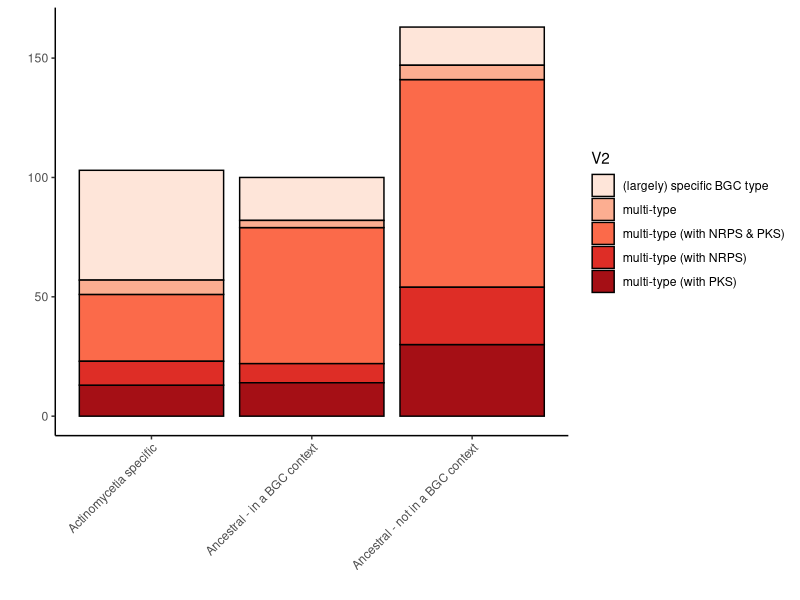

Here is the R script that generated this plot:
library(ggplot2)

dat <- read.table("Overview_of_BGCOG_Conservation_and_Type.txt", header=F, sep='\t')

png("Barplot.png", height=6, width=7, units='in', res=600)
ggplot(dat, aes(x=V1, y=V3, fill=V2)) + geom_bar(color='black', stat='identity') + theme_classic() + scale_fill_brewer(palette='Reds') + xlab("") + ylab("") + theme(axis.text.x = element_text(angle = 45, vjust = 1, hjust=1))
dev.off()
